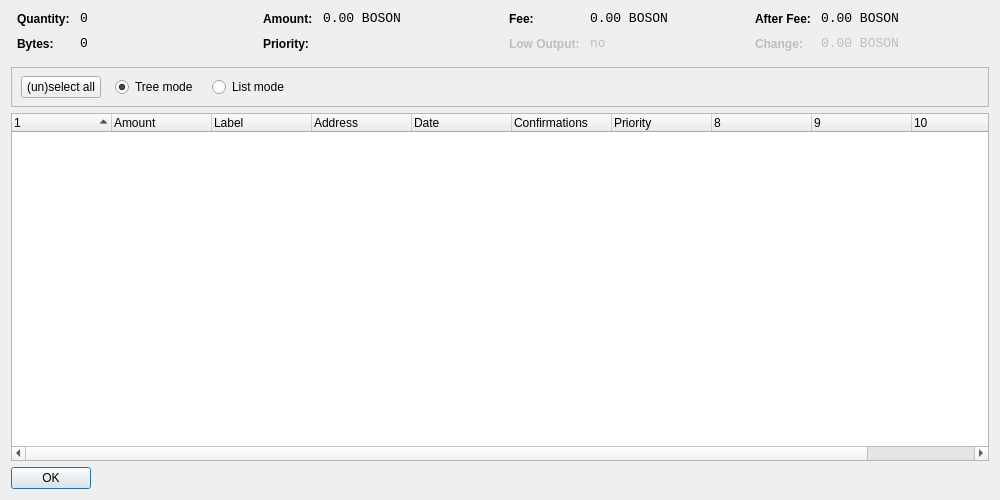
<?xml version="1.0" encoding="UTF-8"?>
<ui version="4.0">
 <class>CoinControlDialog</class>
 <widget class="QDialog" name="CoinControlDialog">
  <property name="geometry">
   <rect>
    <x>0</x>
    <y>0</y>
    <width>1000</width>
    <height>500</height>
   </rect>
  </property>
  <property name="windowTitle">
   <string>Coin Control</string>
  </property>
  <layout class="QVBoxLayout" name="verticalLayout">
   <item>
    <layout class="QHBoxLayout" name="horizontalLayoutTop" stretch="0,0,0,0">
     <property name="topMargin">
      <number>0</number>
     </property>
     <property name="bottomMargin">
      <number>10</number>
     </property>
     <item>
      <layout class="QFormLayout" name="formLayoutCoinControl1">
       <property name="horizontalSpacing">
        <number>10</number>
       </property>
       <property name="verticalSpacing">
        <number>10</number>
       </property>
       <property name="leftMargin">
        <number>6</number>
       </property>
       <property name="rightMargin">
        <number>6</number>
       </property>
       <item row="0" column="0">
        <widget class="QLabel" name="labelCoinControlQuantityText">
         <property name="styleSheet">
          <string notr="true">font-weight:bold;</string>
         </property>
         <property name="text">
          <string>Quantity:</string>
         </property>
        </widget>
       </item>
       <item row="0" column="1">
        <widget class="QLabel" name="labelCoinControlQuantity">
         <property name="font">
          <font>
           <family>Monospace</family>
           <pointsize>10</pointsize>
          </font>
         </property>
         <property name="cursor">
          <cursorShape>IBeamCursor</cursorShape>
         </property>
         <property name="contextMenuPolicy">
          <enum>Qt::ActionsContextMenu</enum>
         </property>
         <property name="text">
          <string notr="true">0</string>
         </property>
         <property name="textInteractionFlags">
          <set>Qt::LinksAccessibleByMouse|Qt::TextSelectableByKeyboard|Qt::TextSelectableByMouse</set>
         </property>
        </widget>
       </item>
       <item row="1" column="0">
        <widget class="QLabel" name="labelCoinControlBytesText">
         <property name="styleSheet">
          <string notr="true">font-weight:bold;</string>
         </property>
         <property name="text">
          <string>Bytes:</string>
         </property>
        </widget>
       </item>
       <item row="1" column="1">
        <widget class="QLabel" name="labelCoinControlBytes">
         <property name="font">
          <font>
           <family>Monospace</family>
           <pointsize>10</pointsize>
          </font>
         </property>
         <property name="cursor">
          <cursorShape>IBeamCursor</cursorShape>
         </property>
         <property name="contextMenuPolicy">
          <enum>Qt::ActionsContextMenu</enum>
         </property>
         <property name="text">
          <string notr="true">0</string>
         </property>
         <property name="textInteractionFlags">
          <set>Qt::LinksAccessibleByMouse|Qt::TextSelectableByKeyboard|Qt::TextSelectableByMouse</set>
         </property>
        </widget>
       </item>
      </layout>
     </item>
     <item>
      <layout class="QFormLayout" name="formLayoutCoinControl2">
       <property name="horizontalSpacing">
        <number>10</number>
       </property>
       <property name="verticalSpacing">
        <number>10</number>
       </property>
       <property name="leftMargin">
        <number>6</number>
       </property>
       <property name="rightMargin">
        <number>6</number>
       </property>
       <item row="0" column="0">
        <widget class="QLabel" name="labelCoinControlAmountText">
         <property name="styleSheet">
          <string notr="true">font-weight:bold;</string>
         </property>
         <property name="text">
          <string>Amount:</string>
         </property>
        </widget>
       </item>
       <item row="0" column="1">
        <widget class="QLabel" name="labelCoinControlAmount">
         <property name="font">
          <font>
           <family>Monospace</family>
           <pointsize>10</pointsize>
          </font>
         </property>
         <property name="cursor">
          <cursorShape>IBeamCursor</cursorShape>
         </property>
         <property name="contextMenuPolicy">
          <enum>Qt::ActionsContextMenu</enum>
         </property>
         <property name="text">
          <string notr="true">0.00 BOSON</string>
         </property>
         <property name="textInteractionFlags">
          <set>Qt::LinksAccessibleByMouse|Qt::TextSelectableByKeyboard|Qt::TextSelectableByMouse</set>
         </property>
        </widget>
       </item>
       <item row="1" column="0">
        <widget class="QLabel" name="labelCoinControlPriorityText">
         <property name="styleSheet">
          <string notr="true">font-weight:bold;</string>
         </property>
         <property name="text">
          <string>Priority:</string>
         </property>
        </widget>
       </item>
       <item row="1" column="1">
        <widget class="QLabel" name="labelCoinControlPriority">
         <property name="font">
          <font>
           <family>Monospace</family>
           <pointsize>10</pointsize>
          </font>
         </property>
         <property name="cursor">
          <cursorShape>IBeamCursor</cursorShape>
         </property>
         <property name="contextMenuPolicy">
          <enum>Qt::ActionsContextMenu</enum>
         </property>
         <property name="text">
          <string/>
         </property>
         <property name="textInteractionFlags">
          <set>Qt::LinksAccessibleByMouse|Qt::TextSelectableByKeyboard|Qt::TextSelectableByMouse</set>
         </property>
        </widget>
       </item>
      </layout>
     </item>
     <item>
      <layout class="QFormLayout" name="formLayoutCoinControl3">
       <property name="horizontalSpacing">
        <number>10</number>
       </property>
       <property name="verticalSpacing">
        <number>10</number>
       </property>
       <property name="leftMargin">
        <number>6</number>
       </property>
       <property name="rightMargin">
        <number>6</number>
       </property>
       <item row="0" column="0">
        <widget class="QLabel" name="labelCoinControlFeeText">
         <property name="styleSheet">
          <string notr="true">font-weight:bold;</string>
         </property>
         <property name="text">
          <string>Fee:</string>
         </property>
        </widget>
       </item>
       <item row="0" column="1">
        <widget class="QLabel" name="labelCoinControlFee">
         <property name="font">
          <font>
           <family>Monospace</family>
           <pointsize>10</pointsize>
          </font>
         </property>
         <property name="cursor">
          <cursorShape>IBeamCursor</cursorShape>
         </property>
         <property name="contextMenuPolicy">
          <enum>Qt::ActionsContextMenu</enum>
         </property>
         <property name="text">
          <string notr="true">0.00 BOSON</string>
         </property>
         <property name="textInteractionFlags">
          <set>Qt::LinksAccessibleByMouse|Qt::TextSelectableByKeyboard|Qt::TextSelectableByMouse</set>
         </property>
        </widget>
       </item>
       <item row="1" column="0">
        <widget class="QLabel" name="labelCoinControlLowOutputText">
         <property name="enabled">
          <bool>false</bool>
         </property>
         <property name="styleSheet">
          <string notr="true">font-weight:bold;</string>
         </property>
         <property name="text">
          <string>Low Output:</string>
         </property>
        </widget>
       </item>
       <item row="1" column="1">
        <widget class="QLabel" name="labelCoinControlLowOutput">
         <property name="enabled">
          <bool>false</bool>
         </property>
         <property name="font">
          <font>
           <family>Monospace</family>
           <pointsize>10</pointsize>
          </font>
         </property>
         <property name="cursor">
          <cursorShape>IBeamCursor</cursorShape>
         </property>
         <property name="contextMenuPolicy">
          <enum>Qt::ActionsContextMenu</enum>
         </property>
         <property name="text">
          <string notr="true">no</string>
         </property>
         <property name="textInteractionFlags">
          <set>Qt::LinksAccessibleByMouse|Qt::TextSelectableByKeyboard|Qt::TextSelectableByMouse</set>
         </property>
        </widget>
       </item>
      </layout>
     </item>
     <item>
      <layout class="QFormLayout" name="formLayoutCoinControl4">
       <property name="horizontalSpacing">
        <number>10</number>
       </property>
       <property name="verticalSpacing">
        <number>10</number>
       </property>
       <property name="leftMargin">
        <number>6</number>
       </property>
       <property name="rightMargin">
        <number>6</number>
       </property>
       <item row="0" column="0">
        <widget class="QLabel" name="labelCoinControlAfterFeeText">
         <property name="styleSheet">
          <string notr="true">font-weight:bold;</string>
         </property>
         <property name="text">
          <string>After Fee:</string>
         </property>
        </widget>
       </item>
       <item row="0" column="1">
        <widget class="QLabel" name="labelCoinControlAfterFee">
         <property name="font">
          <font>
           <family>Monospace</family>
           <pointsize>10</pointsize>
          </font>
         </property>
         <property name="cursor">
          <cursorShape>IBeamCursor</cursorShape>
         </property>
         <property name="contextMenuPolicy">
          <enum>Qt::ActionsContextMenu</enum>
         </property>
         <property name="text">
          <string notr="true">0.00 BOSON</string>
         </property>
         <property name="textInteractionFlags">
          <set>Qt::LinksAccessibleByMouse|Qt::TextSelectableByKeyboard|Qt::TextSelectableByMouse</set>
         </property>
        </widget>
       </item>
       <item row="1" column="0">
        <widget class="QLabel" name="labelCoinControlChangeText">
         <property name="enabled">
          <bool>false</bool>
         </property>
         <property name="styleSheet">
          <string notr="true">font-weight:bold;</string>
         </property>
         <property name="text">
          <string>Change:</string>
         </property>
        </widget>
       </item>
       <item row="1" column="1">
        <widget class="QLabel" name="labelCoinControlChange">
         <property name="enabled">
          <bool>false</bool>
         </property>
         <property name="font">
          <font>
           <family>Monospace</family>
           <pointsize>10</pointsize>
          </font>
         </property>
         <property name="cursor">
          <cursorShape>IBeamCursor</cursorShape>
         </property>
         <property name="contextMenuPolicy">
          <enum>Qt::ActionsContextMenu</enum>
         </property>
         <property name="text">
          <string notr="true">0.00 BOSON</string>
         </property>
         <property name="textInteractionFlags">
          <set>Qt::LinksAccessibleByMouse|Qt::TextSelectableByKeyboard|Qt::TextSelectableByMouse</set>
         </property>
        </widget>
       </item>
      </layout>
     </item>
    </layout>
   </item>
   <item>
    <widget class="QFrame" name="frame">
     <property name="minimumSize">
      <size>
       <width>0</width>
       <height>40</height>
      </size>
     </property>
     <property name="frameShape">
      <enum>QFrame::StyledPanel</enum>
     </property>
     <property name="frameShadow">
      <enum>QFrame::Sunken</enum>
     </property>
     <widget class="QWidget" name="horizontalLayoutWidget">
      <property name="geometry">
       <rect>
        <x>10</x>
        <y>0</y>
        <width>781</width>
        <height>41</height>
       </rect>
      </property>
      <layout class="QHBoxLayout" name="horizontalLayoutPanel" stretch="0,0,0,0,0">
       <property name="spacing">
        <number>14</number>
       </property>
       <item>
        <widget class="QPushButton" name="pushButtonSelectAll">
         <property name="sizePolicy">
          <sizepolicy hsizetype="Maximum" vsizetype="Fixed">
           <horstretch>0</horstretch>
           <verstretch>0</verstretch>
          </sizepolicy>
         </property>
         <property name="text">
          <string>(un)select all</string>
         </property>
        </widget>
       </item>
       <item>
        <widget class="QRadioButton" name="radioTreeMode">
         <property name="sizePolicy">
          <sizepolicy hsizetype="Maximum" vsizetype="Fixed">
           <horstretch>0</horstretch>
           <verstretch>0</verstretch>
          </sizepolicy>
         </property>
         <property name="text">
          <string>Tree mode</string>
         </property>
         <property name="checked">
          <bool>true</bool>
         </property>
        </widget>
       </item>
       <item>
        <widget class="QRadioButton" name="radioListMode">
         <property name="sizePolicy">
          <sizepolicy hsizetype="Maximum" vsizetype="Fixed">
           <horstretch>0</horstretch>
           <verstretch>0</verstretch>
          </sizepolicy>
         </property>
         <property name="text">
          <string>List mode</string>
         </property>
        </widget>
       </item>
       <item>
        <spacer name="horizontalSpacer">
         <property name="orientation">
          <enum>Qt::Horizontal</enum>
         </property>
         <property name="sizeHint" stdset="0">
          <size>
           <width>40</width>
           <height>20</height>
          </size>
         </property>
        </spacer>
       </item>
      </layout>
     </widget>
    </widget>
   </item>
   <item>
    <widget class="CoinControlTreeWidget" name="treeWidget">
     <property name="contextMenuPolicy">
      <enum>Qt::CustomContextMenu</enum>
     </property>
     <property name="sortingEnabled">
      <bool>false</bool>
     </property>
     <property name="columnCount">
      <number>11</number>
     </property>
     <attribute name="headerShowSortIndicator" stdset="0">
      <bool>true</bool>
     </attribute>
     <attribute name="headerStretchLastSection">
      <bool>false</bool>
     </attribute>
     <column>
      <property name="text">
       <string/>
      </property>
     </column>
     <column>
      <property name="text">
       <string>Amount</string>
      </property>
     </column>
     <column>
      <property name="text">
       <string>Label</string>
      </property>
     </column>
     <column>
      <property name="text">
       <string>Address</string>
      </property>
     </column>
     <column>
      <property name="text">
       <string>Date</string>
      </property>
     </column>
     <column>
      <property name="text">
       <string>Confirmations</string>
      </property>
      <property name="toolTip">
       <string>Confirmed</string>
      </property>
     </column>
     <column>
      <property name="text">
       <string>Priority</string>
      </property>
     </column>
     <column>
      <property name="text">
       <string/>
      </property>
     </column>
     <column>
      <property name="text">
       <string/>
      </property>
     </column>
     <column>
      <property name="text">
       <string/>
      </property>
     </column>
     <column>
      <property name="text">
       <string/>
      </property>
     </column>
    </widget>
   </item>
   <item>
    <widget class="QDialogButtonBox" name="buttonBox">
     <property name="sizePolicy">
      <sizepolicy hsizetype="Maximum" vsizetype="Fixed">
       <horstretch>0</horstretch>
       <verstretch>0</verstretch>
      </sizepolicy>
     </property>
     <property name="orientation">
      <enum>Qt::Horizontal</enum>
     </property>
     <property name="standardButtons">
      <set>QDialogButtonBox::Ok</set>
     </property>
    </widget>
   </item>
  </layout>
 </widget>
 <customwidgets>
  <customwidget>
   <class>CoinControlTreeWidget</class>
   <extends>QTreeWidget</extends>
   <header>coincontroltreewidget.h</header>
  </customwidget>
 </customwidgets>
 <resources/>
 <connections/>
</ui>
